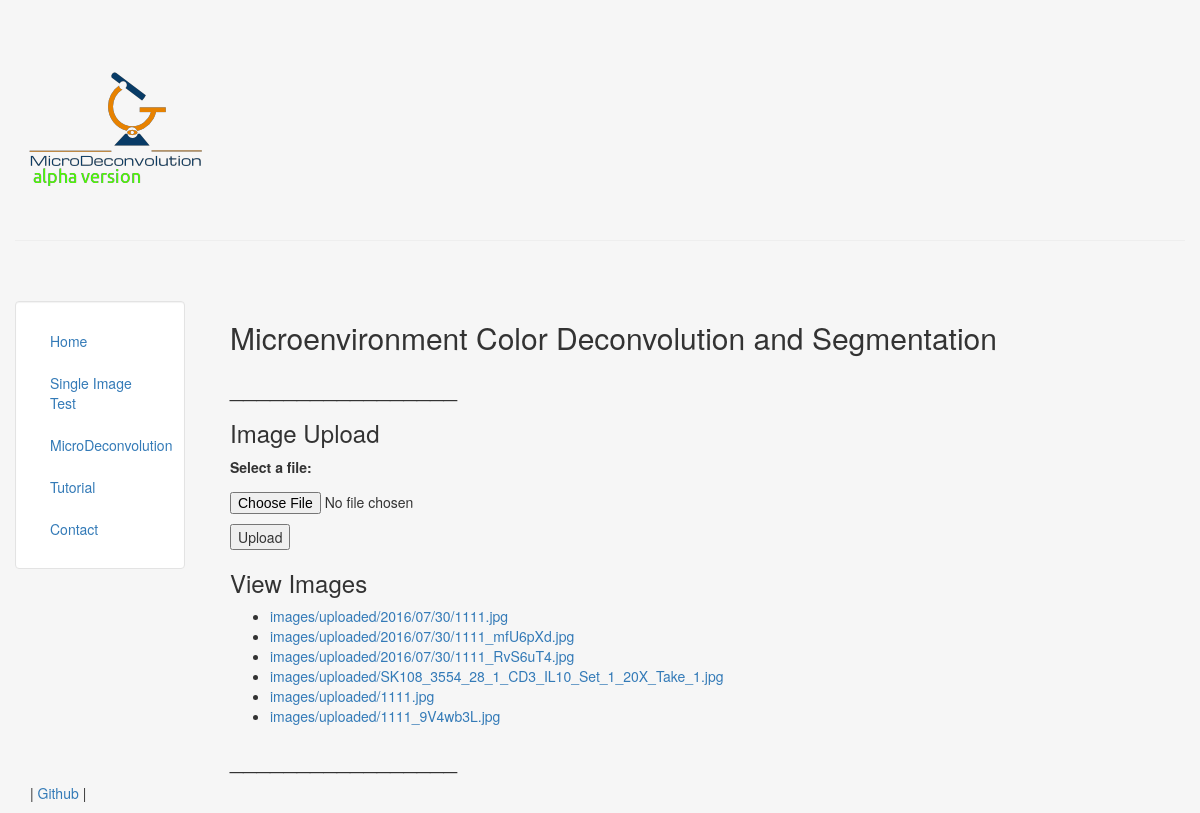
/singleimage/, run on the app's committed database.
### MicroDeconvolution/models.py (models this page shows)
class ImageUpload(models.Model):
    imfile = models.ImageField(upload_to='images/uploaded/', default='NULL')

### MicroDeconvolution/views.py (the view)
# urls.py: url(r'^singleimage/$', views.singleimage, name='singleimage'),
def singleimage(request):
    if request.method == 'POST':
        form = ImageForm(request.POST, request.FILES)
        if form.is_valid():
            newim = ImageUpload(imfile=request.FILES['imfile'])
            newim.save()
            file_path = 'images/uploaded/' + request.FILES['filename']
            return HttpResponseRedirect(reverse('singleimage'))
    else:
        form = ImageForm()  # A empty, unbound form
    images = ImageUpload.objects.all()
    return render(
        request,
        'singleimage.html',
        {'images': images, 'form': form}
    )

### MicroDeconvolution/forms.py
class ImageForm(forms.Form):
    imfile = forms.ImageField(
        label='Select a file',
    )

### MicroDeconvolution/templates/singleimage.html (shortened to what this page needs)
{% extends "header.html" %}
{% block content %}
    <h2>Microenvironment Color Deconvolution and Segmentation</h2>
    <h3>_________________</h3>
    <h3>Image Upload</h3>
            <form action="{% url "singleimage" %}" method="post" enctype="multipart/form-data">
                <p>{{ form.imfile.label_tag }} {{ form.imfile.help_text }}</p>
                <p>
                    {{ form.imfile }}
                </p>
                <p><input type="submit" value="Upload"/></p>
            </form>
            <h3>View Images</h3>
            {% if images %}
                <ul>
                    {% for image in images %}
                        <li><a href="{{ image.imfile.url }}">{{ image.imfile.name }}</a></li>
                    {% endfor %}
                </ul>
            {% else %}
                <p>No images.</p>
            {% endif %}
    <h3>_________________</h3>
 {% endblock %}

### MicroDeconvolution/templates/header.html (shortened to what this page needs)
<!DOCTYPE html>
<html lang="en">
<head>
	{% load staticfiles %}
	<link rel="stylesheet" href="{% static 'css/bootstrap.min.css' %}" type = "text/css"/>
</head>
<body class="body" style="background-color:#f6f6f6">
	<div class="container-fluid" style="min-height:95%; ">
		<div class="row">
			  <div class="col-sm-2">
				  <br>
				  <center>
					<img src="{% static 'img/MDlogoAlpha.png' %}" class="responsive-img" style='max-height:200px;' alt="face">
				  </center>
			  </div>
		</div><hr>
		<div class="row">
		  <div class="col-sm-2">
		  <br>
		  <br>
			<div class="well bs-sidebar" id="sidebar" style="background-color:#fff">
			  <ul class="nav nav-pills nav-stacked">
				  <li><a href='/'>Home</a></li>
				  <li><a href='/singleimage/'>Single Image Test</a></li>
				  <li><a href='/uploadpage/'>MicroDeconvolution</a></li>
				  <li><a href='/tutorial/'>Tutorial</a></li>
				  <li><a href='/contact/'>Contact</a></li>
			  </ul>
			</div>
		  </div>
		  <div class="col-sm-10">
			<div class='container-fluid'>
			<br><br>
			   {% block content %}
			   {% endblock %}
			</div>
		  </div>
		</div>
	</div>
	<footer>
		<div class="container-fluid" style='margin-left:15px'>
			<p> | <a href="https://github.com/griffincalme/MicroDeconvolution" target="blank">Github</a> | </p>
		</div>
	</footer>
</body>
</html>

### MicroDeconvolution/templates/header.html (style rules this page uses)
html, body { height:100% }

### data on the page
ImageUpload: imfile.name "images/uploaded/2016/07/30/1111.jpg"
ImageUpload: imfile.name "images/uploaded/2016/07/30/1111_mfU6pXd.jpg"
ImageUpload: imfile.name "images/uploaded/2016/07/30/1111_RvS6uT4.jpg"
ImageUpload: imfile.name "images/uploaded/SK108_3554_28_1_CD3_IL10_Set_1_20X_Take_1.jpg"
ImageUpload: imfile.name "images/uploaded/1111.jpg"
ImageUpload: imfile.name "images/uploaded/1111_9V4wb3L.jpg"
